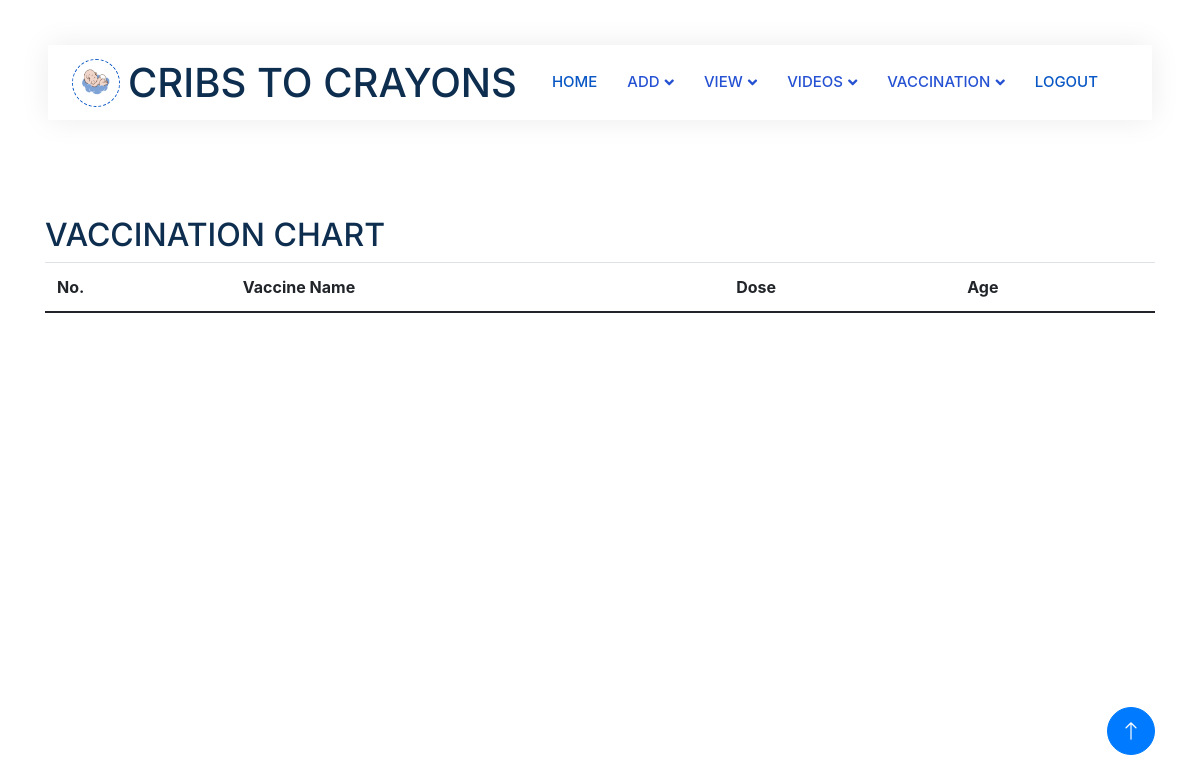
/mainviewvaccine (signed in), run on an earlier commit of the app's database.
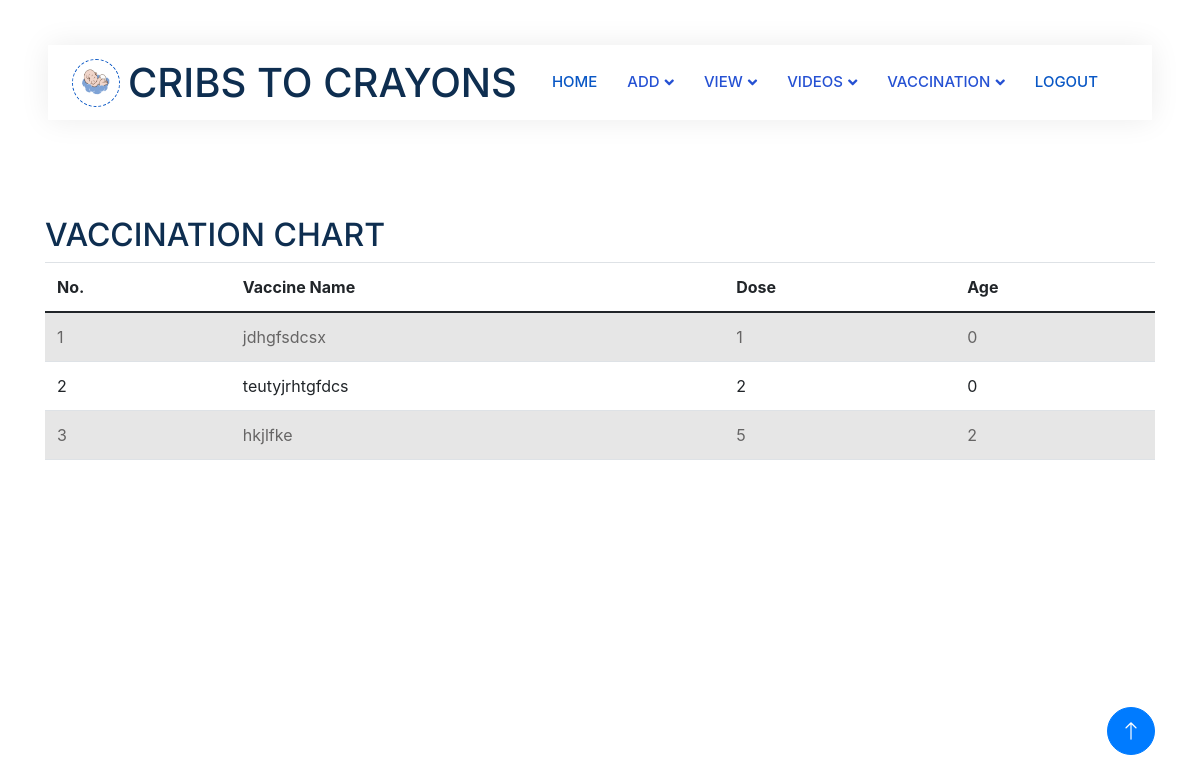
And on a later commit of the database.
### app1/models.py (models this page shows, shortened)
class Vaccination(models.Model):
     hospital_id=models.ForeignKey(Hospital,on_delete=models.CASCADE)
     Vaccination_name=models.CharField(max_length=100,blank=True,null=True)
     Dose=models.IntegerField(null=True, blank=True)
     Age=models.IntegerField(null=True, blank=True)

### app1/views.py (the view)
# urls.py: path('mainviewvaccine',views.mainview_vaccine,name="mainviewvaccine"),
def mainview_vaccine(request):
    log_id=LoginUser.objects.get(id=request.user.id)
    hospital=Hospital.objects.get(login_id=log_id)
    vaccine=Vaccination.objects.filter(hospital_id=hospital)
    context={
        'vaccine':vaccine
    }
    return render(request,'Hospital/viewmainvaccine.html',context)

### template/Hospital/viewmainvaccine.html (shortened to what this page needs)
<!DOCTYPE html>
<html lang="en">
{% load static %}
<head>
    <link href="https://cdnjs.cloudflare.com/ajax/libs/font-awesome/5.10.0/css/all.min.css" rel="stylesheet">
    <link href="https://cdn.jsdelivr.net/npm/bootstrap-icons@1.4.1/font/bootstrap-icons.css" rel="stylesheet">
    <link href="{% static 'js/animate.min.css' %}" rel="stylesheet">
    <link href="{% static 'js/owl.carousel.min.css' %}" rel="stylesheet">
    <link href="{% static 'css/bootstrap.min.css' %}" rel="stylesheet">
    <link rel="stylesheet" href="https://stackpath.bootstrapcdn.com/bootstrap/4.5.2/css/bootstrap.min.css">
    <link href="{% static 'css/style.css' %}" rel="stylesheet">
</head>
<body>
    <div class="container-xxl bg-white p-0">
        <div class="container-fluid nav-bar bg-transparent">
            <nav class="navbar navbar-expand-lg bg-white navbar-light py-0 px-4">
                <a href="" class="navbar-brand d-flex align-items-center text-center">
                    <div class="icon p-2 me-2">
                        <img class="img-fluid" src="{% static 'img/logo.gif' %}" alt="Icon" style="width: 30px; height: 30px;">
                    </div>
                    <h1 class="m-0 " >CRIBS TO CRAYONS</h1>
                </a>
                <div class="collapse navbar-collapse" id="navbarCollapse">
                    <div class="navbar-nav ms-auto">
                        <a href="{% url 'hospitalprofile'%}" class="nav-item nav-link active" >HOME</a>
                        <div class="nav-item dropdown">
                            <a href="#" class="nav-link dropdown-toggle" data-bs-toggle="dropdown">ADD</a>
                        </div>
                        <div class="nav-item dropdown">
                          <a href="#" class="nav-link dropdown-toggle" data-bs-toggle="dropdown">VIEW</a>
                      </div>
                      <div class="nav-item dropdown">
                        <a href="#" class="nav-link dropdown-toggle" data-bs-toggle="dropdown">VIDEOS</a>
                    </div>
                      <div class="nav-item dropdown">
                        <a href="#" class="nav-link dropdown-toggle" data-bs-toggle="dropdown">VACCINATION</a>
                  </div>
                    <a href="{% url 'login'%}" class="nav-item nav-link active" >LOGOUT</a>
                </div>
            </nav>
        </div>
<br>
<br>
<br>
<br>
<div class="container">
    <h2>VACCINATION CHART</h2>
    <table class="table table-striped">
      <thead>
        <tr>
          <th>No.</th>
          <th>Vaccine Name</th>
          <th>Dose</th>
          <th>Age</th>
        </tr>
      </thead>
      <tbody>
        {% for i in vaccine %}
        <tr>
          <td>{{ forloop.counter }}</td>
          <td>{{ i.Vaccination_name }}</td>
         <td>{{ i.Dose }}</td>
         <td>{{ i.Age }}</td>
         </tr>
         {% endfor %}
      </tbody>
    </table>
  </div>
  <a href="#" class="btn btn-lg btn-primary btn-lg-square back-to-top"><i class="bi bi-arrow-up"></i></a>
</div>
</body>
</html>

What changed in the data, as far as the page shows it:
added Vaccination: Vaccination_name "jdhgfsdcsx", Dose "1", Age "0"
added Vaccination: Vaccination_name "teutyjrhtgfdcs", Dose "2", Age "0"
added Vaccination: Vaccination_name "hkjlfke", Dose "5", Age "2"
